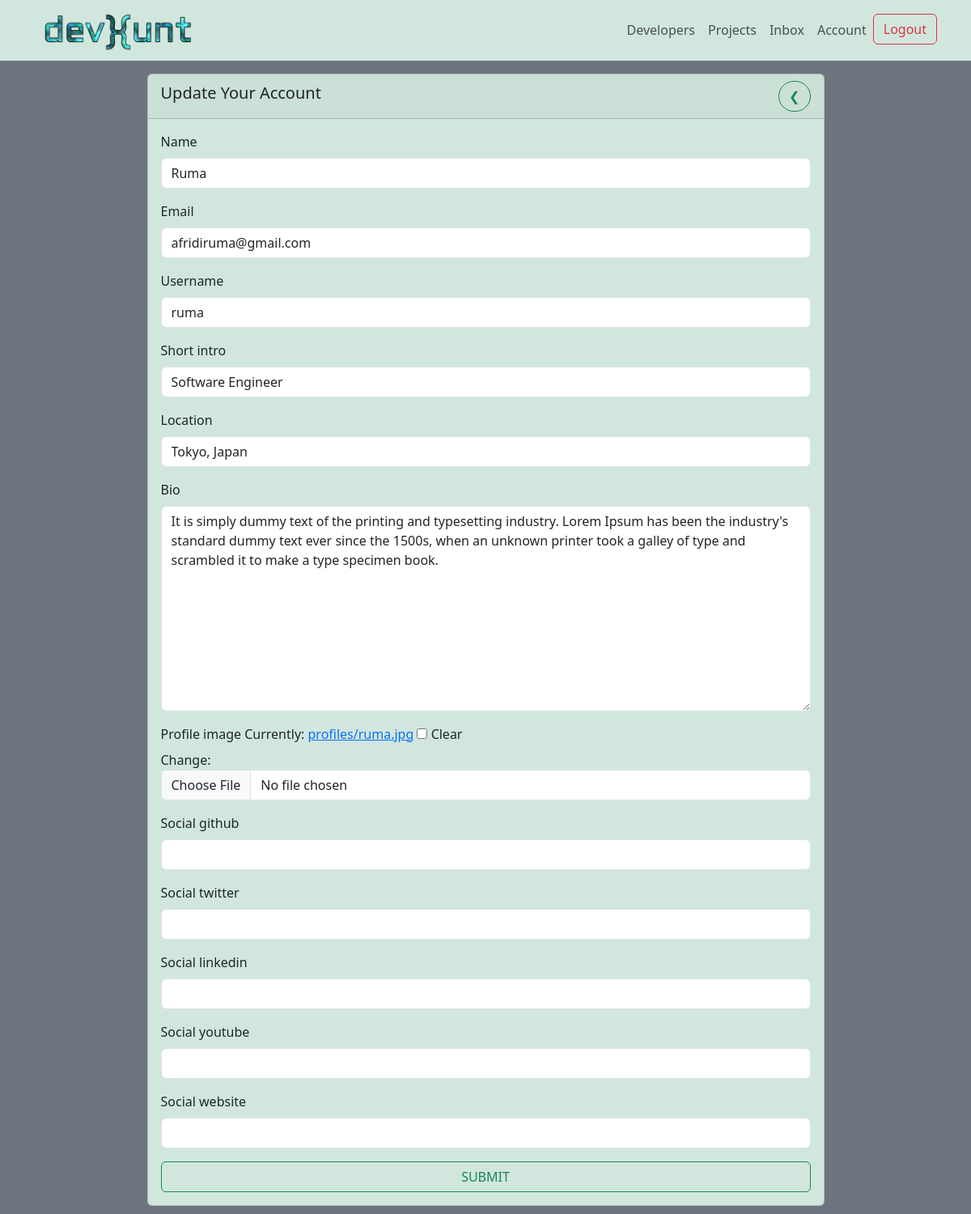
The app's page /edit-account/ (signed in) with its own data.
### users/models.py (models this page shows, shortened)
class Profile(models.Model):
    user = models.OneToOneField(
        User, on_delete=models.CASCADE, blank=True, null=True)
    name = models.CharField(max_length=255, blank=True, null=True)
    email = models.EmailField(max_length=500, blank=True, null=True)
    username = models.CharField(max_length=255, blank=True, null=True)
    short_intro = models.CharField(max_length=200, blank=True, null=True)
    location = models.CharField(max_length=200, blank=True, null=True)
    bio = models.TextField(blank=True, null=True)
    profile_image = models.ImageField(
        blank=True, null=True, upload_to='profiles/', default='profiles/user-default.png')
    social_github = models.CharField(max_length=200, blank=True, null=True)
    social_twitter = models.CharField(max_length=200, blank=True, null=True)
    social_linkedin = models.CharField(max_length=200, blank=True, null=True)
    social_youtube = models.CharField(max_length=200, blank=True, null=True)
    social_website = models.CharField(max_length=200, blank=True, null=True)
    created_at = models.DateTimeField(auto_now_add=True)
    id = models.UUIDField(default=uuid.uuid4, unique=True,
                          primary_key=True, editable=False)

### users/views.py (the view)
# urls.py: path('edit-account/', views.editAccount, name="edit-account"),
@login_required(login_url='login')
def editAccount(request):
    profile = request.user.profile
    form = ProfileForm(instance=profile)
    if request.method == 'POST':
        form = ProfileForm(request.POST, request.FILES, instance=profile)
        if form.is_valid():
            form.save()
            return redirect('account')
    context = {
        'form': form
    }
    return render(request, 'users/profile-form.html', context)

### users/forms.py
class ProfileForm(ModelForm):
    class Meta:
        model = Profile
        fields = ['name', 'email', 'username', 'short_intro', 'location', 'bio', 'profile_image',
                  'social_github', 'social_twitter', 'social_linkedin', 'social_youtube', 'social_website']
    def __init__(self, *args, **kwargs):
        super(ProfileForm, self).__init__(*args, **kwargs)
        for name, field in self.fields.items():
            field.widget.attrs.update({'class': 'form-control'})

### users/templates/users/profile-form.html (shortened to what this page needs)
{% extends 'main.html' %}
{% block content %}
<div class='bg-secondary'>
    <div class='container d-flex justify-content-center py-3'>
        <div class="card w-75 bg-success-subtle">
            <div class="card-header d-flex justify-content-between align-items-center">
                <h5 class="card-title">Update Your Account</h5>
                <a class='btn btn-outline-success rounded-pill'  href="{% url 'account' %}"> &#10094 </a>
            </div>
            <div class="card-body ">
                <form method="POST" enctype="multipart/form-data">
                    {% for field in form %}
                    <div class="mb-3 form-group">
                    <label for="input" class="form-label">{{field.label}}</label>
                        {{field}}
                    </div>
                    {% endfor %}
                    <input class='btn btn-outline-success w-100' type="submit" value="SUBMIT">
                </form>
            </div>
        </div>
    </div>
</div>
{% endblock content %}

### records on screen
Profile: form "Ruma" "afridiruma@gmail.com" "ruma" "Software Engineer" "Tokyo, Japan" "It is simply dummy text of the printing and typesetting industry. Lorem Ipsum has been the industry's standard dummy text ever since the 1500s, when an unknown printer took a galley of type and scrambled it to make a type specimen book."

### other values on screen
{{ field.label }} "Name" "Email" "Username" "Short intro" "Location" "Bio" "Profile image" "Social github" "Social twitter" "Social linkedin" "Social youtube" "Social website"
